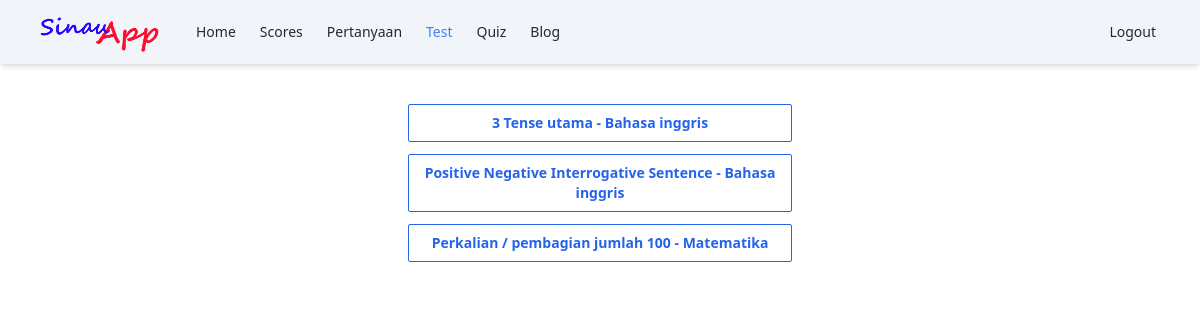
Screenshot of /tes/ (signed in) with the database file from the repository.
### tesApp/models.py (models this page shows, shortened)
class Tes(models.Model):
    name = models.CharField(max_length=100)
    topic = models.CharField(max_length=120)
    number_of_questions = models.IntegerField()
    time = models.IntegerField(help_text="time in second")
    command = models.CharField(max_length=255, default='isilah pertanyaan dibawah ini')
    required_score_to_pass = models.FloatField()
    class Meta:
      verbose_name_plural = "Tes"

### tesApp/views.py (the view)
# urls.py: path('', views.tes_list, name='tes_list'),
def tes_list(request):
  tes_all = Tes.objects.all()
  return render(request, 'tes/list.html', {'tes_all': tes_all})

### templates/tes/list.html
{% extends 'base.html' %}
{% block content %}
<div class="flex justify-center mt-8">
  <div class="w-full p-2 md:w-[400px]">
    {% for tes in tes_all %}
    <a  href="{% url 'tes_detail' tes.pk %}" >
      <div class="border border-blue-600 text-sm font-semibold px-2 py-2 rounded-sm text-blue-600 hover:bg-blue-600 hover:text-white w-full text-center mb-3">{{ tes.name }} - {{ tes.topic }}</div>
    </a>
    {% endfor %}
  </div>
</div>
{% endblock %}

### rows the page displays
Tes: name "3 Tense utama", topic "Bahasa inggris"
Tes: name "Positive Negative Interrogative Sentence", topic "Bahasa inggris"
Tes: name "Perkalian / pembagian jumlah 100", topic "Matematika"
